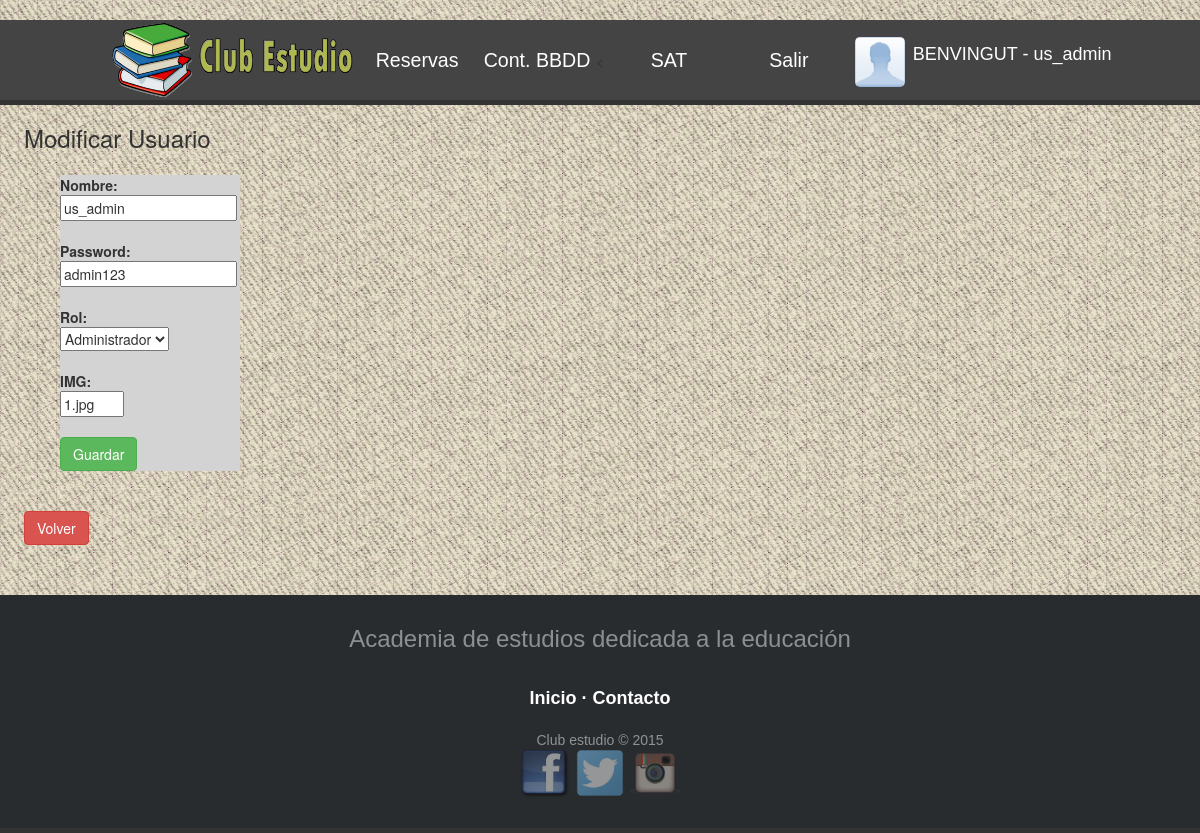
The app's page /modificarUser.php?id=1 (signed in) with its own data.
### tables this page shows
CREATE TABLE IF NOT EXISTS `usuario` (
  `id_user` int(11) NOT NULL,
  `nom` varchar(30) NOT NULL,
  `pass` varchar(30) NOT NULL,
  `rol` tinyint(4) NOT NULL,
  `img` varchar(50) NOT NULL,
  `Activo` tinyint(4) NOT NULL
);

### modificarUser.php (the view, shortened to what this page needs)
<?php
	include_once 'header_admin.php';
	$con = mysqli_connect('localhost', 'root', '', 'club_estudio');
	$sql = "SELECT * FROM usuario WHERE id_user=$_REQUEST[id]";
	$datos = mysqli_query($con, $sql);
	if(mysqli_num_rows($datos)>0){
		$prod=mysqli_fetch_array($datos);
		?>
		<div style= "margin-left: 2%">
			<h3>Modificar Usuario</h3>
		</div>
		<div style= "background-color:lightgrey; margin-left: 5%; margin-top: 2%; width: 180px">
			<form name="formulario1" action="modificarUser.proc.php" method="get">
			<strong>Nombre:</strong><br/>
			<input type="text" name="nom" size="20" maxlength="25" value="<?php echo $prod['nom']; ?>"required/><br/><br/>
			<strong>Password:</strong><br/>
			<input type="text" name="passw" size="20" maxlength="25" value="<?php echo $prod['pass']; ?>"required/><br/><br/>
			<strong>Rol:</strong><br/>
			<?php
			if($prod['rol']==1){
				?>
					<select name="tip">
						<option value="1" selected>Administrador</option>
					</select>
				<?php
					}
				?>
			<br/><br/>
			<strong>IMG:</strong><br/>
			<input type="text" name="imag" size="5" maxlength="8" value="<?php echo $prod['img']; ?>"required/><br/><br/>
			<input type="submit" value="Guardar" class="btn btn-success">
			</form>
		</div>
		<?php
	} else {
		echo "Usuario con id=$_REQUEST[id] no encontrado!";
	}
?>
<br/><br/>
<div class="btn btn-danger" style = "margin-left: 2%">
	<a font color= "black" href="AdministrarUser.php">Volver</a>
</div>
<?php
	include_once 'footer.php';
?>

### css/style.css (style rules this page uses)
body { padding-top: 20px; }
body { background-image:url("../img/background.jpg"); color: #333; font-family: "Helvetica Neue",Helvetica,Arial,sans-serif; font-size: 14px; line-height: 1.42857; }
a { color: #fff; text-decoration: none; }

### records on screen
usuario: nom "us_admin", passw "admin123", imag "1.jpg"

### other values on screen
$nomUsuari "us_admin"
